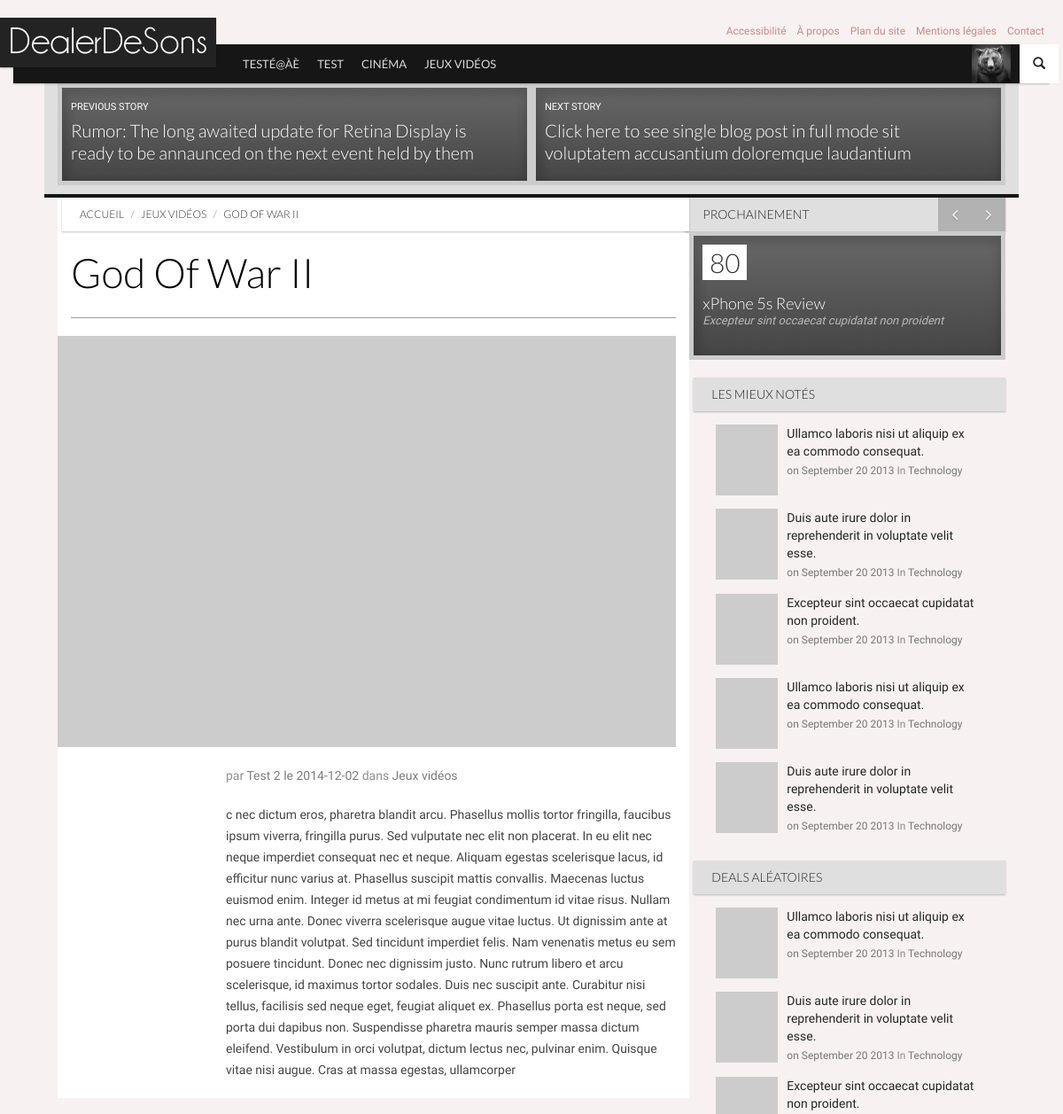
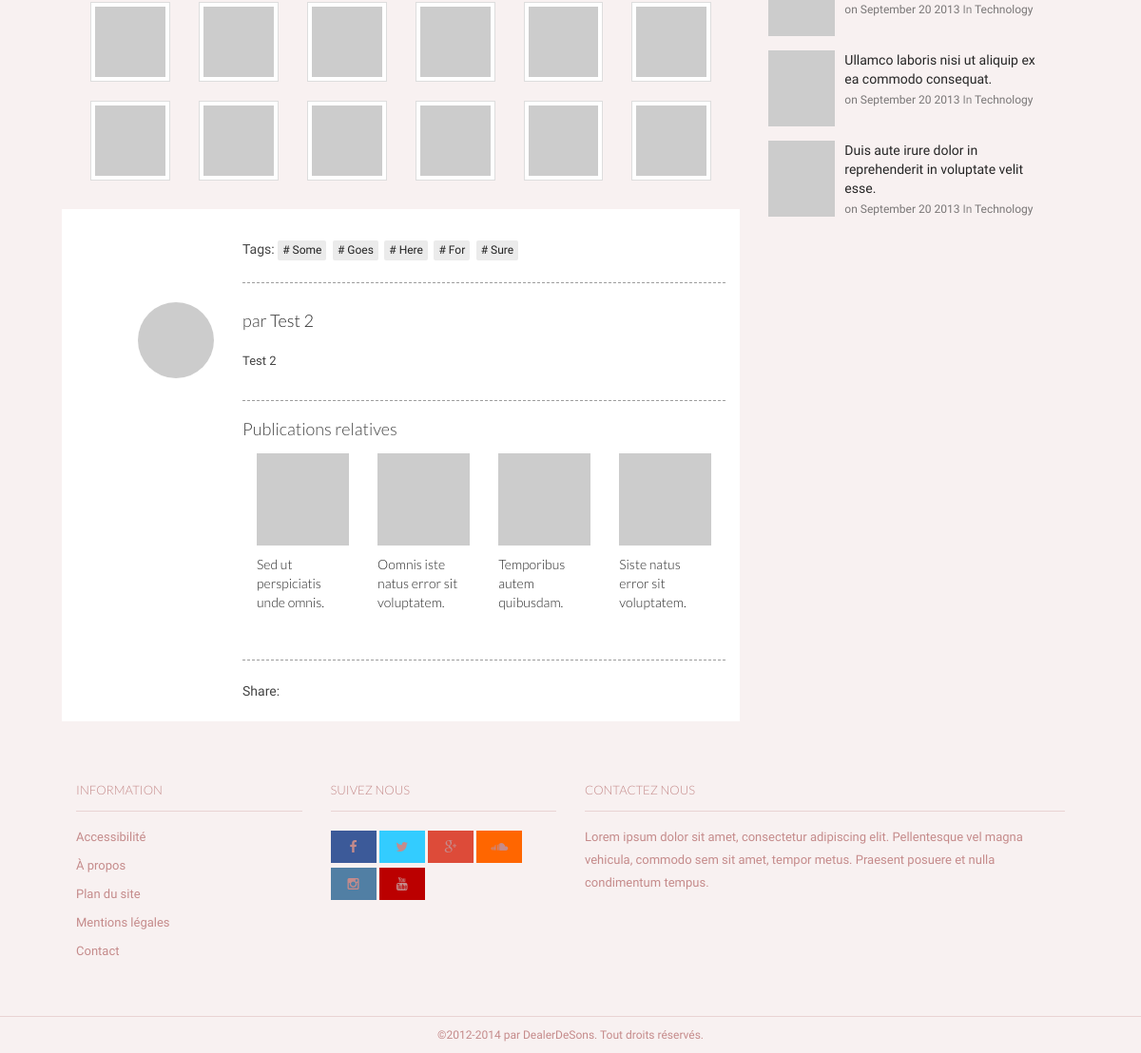
The page /index.php?page=articles&id=2 on the database its author committed (2 pictures, top to bottom).
### tables this page shows
CREATE TABLE `categories` (
`id_cat` int(11) NOT NULL,
  `nom_cat` text NOT NULL,
  `menu` bit(1) NOT NULL,
  `ordre` int(2) NOT NULL
);

CREATE TABLE `articles` (
`id_article` int(1) NOT NULL,
  `titre` text NOT NULL,
  `introduction` text NOT NULL,
  `contenu` text NOT NULL,
  `statut` tinyint(1) DEFAULT NULL,
  `en_avant` tinyint(1) NOT NULL,
  `date` date NOT NULL,
  `note` int(11) NOT NULL,
  `nbr_notes` int(11) NOT NULL,
  `id_user` int(11) NOT NULL
);

CREATE TABLE `utilisateurs` (
`id_user` int(11) unsigned NOT NULL,
  `nom_user` varchar(32) NOT NULL,
  `password` char(40) NOT NULL,
  `email` varchar(128) NOT NULL,
  `hash_validation` char(32) NOT NULL,
  `date_inscription` datetime NOT NULL,
  `avatar` varchar(128) NOT NULL DEFAULT '',
  `bio` text NOT NULL,
  `facebook` varchar(255) NOT NULL,
  `twitter` varchar(255) NOT NULL,
  `instagram` varchar(255) NOT NULL,
  `vimeo` varchar(255) NOT NULL,
  `tumblr` varchar(255) NOT NULL,
  `linkedin` varchar(255) NOT NULL,
  `soundcloud` varchar(255) NOT NULL,
  `youtube` varchar(255) NOT NULL
);

### inc/modeles/articles.php (called while the page is built, shortened)
<?php
function liste_categories($menu='', $by=''){
	global $myConnexion;
	$categories = array();
	$req_menu = '';
	$order_by = '';
	$limit = '';
	switch ($menu)
	{
	case 'menu':
        $req_menu = 'WHERE menu = 1';
    break;
	}
	switch ($by)
	{
    case 'decroissant':
        $order_by = 'ORDER BY ordre DESC';
    break;
	}
	$ajoutRequete = $req_menu.' '.$order_by.' '.$limit.'';
	$myRequete = 'SELECT *
					FROM categories
					'.$ajoutRequete;
	$req = mysqli_query($myConnexion,$myRequete);
        while ($data = mysqli_fetch_assoc($req))
        {
                $categories[] = $data;
        }
        return $categories;
}
function display_article($id_article){
	global $myConnexion;
	$article = array();
	$myRequete = 'SELECT *
						FROM articles, articles_categories, categories, utilisateurs
						WHERE articles.id_user = utilisateurs.id_user
						AND articles_categories.id_article = articles.id_article
						AND  articles_categories.id_cat = categories.id_cat
						AND articles.id_article = '.$id_article.'';
	$req=mysqli_query($myConnexion,$myRequete);
        while ($data = mysqli_fetch_assoc($req))
        {
                $article[] = $data;
        }
        return $article;
}
?>

### inc/init.php (called while the page is built, shortened)
<?php
	include(dirname(__FILE__).'/modeles/articles.php');
	$categories_menu = liste_categories('menu', 'decroissant');
?>

### pages/vues/article.php (the view, shortened to what this page needs)
<?php
foreach($article as $data)
{
?>
		<div id="main" class="container">
			<div class="section section-no-margin-bottom row entries bg-primary">
				<article class="entry style-grid style-hero hero-nav type-post col-xs-6 col-sm-6">
					<a href="single.html">
						<header class="entry-header">
							<p class="small">Previous Story</p>
							<h3 class="entry-title">Rumor: The long awaited update for Retina Display is ready to be annaunced on the next event held by them</h3>
						</header>
						<figure class="entry-thumbnail">
							<div class="overlay overlay-primary"></div>
							<img src="../img/placeholder.gif" data-src="http://placehold.it/480x280" data-src-retina="http://placehold.it/720x420" width="480" height="280" alt="">
						</figure>
					</a>
				</article>
				<article class="entry style-grid style-hero hero-nav type-post col-xs-6 col-sm-6">
					<a href="single-full.html">
						<header class="entry-header">
							<p class="small">Next Story</p>
							<h3 class="entry-title">Click here to see single blog post in full mode sit voluptatem accusantium doloremque laudantium</h3>
						</header>
						<figure class="entry-thumbnail">
							<div class="overlay overlay-primary"></div>
							<img src="../img/placeholder.gif" data-src="http://placehold.it/480x280" data-src-retina="http://placehold.it/720x420" width="480" height="280" alt="">
						</figure>
					</a>
				</article>
			</div>
			<div id="content" class="content section row">
				<div class="col-md-8 bg-base col-lg-8 col-xl-9">
					<div class="ribbon ribbon-highlight">
						<ol class="breadcrumb ribbon-inner">
							<li><a href="index.php">Accueil</a></li>
							<li><a href="index.php?page=categoriess&id=<?php echo $data['id_cat']; ?>"><?php echo $data['nom_cat']; ?></a></li>
							<li class="active" title="<?php echo $data['titre']; ?>"><?php echo $data['titre']; ?></li>
						</ol>
					</div>
					<header class="page-header">
						<h2 class="page-title">
							<?php echo $data['titre']; ?>
						</h2>
					</header>
					<article class="entry style-single type-post">
						<figure class="entry-thumbnail">
							<img src="../img/placeholder.gif" data-src="http://placehold.it/680x452" data-src-retina="http://placehold.it/1024x680" width="680" height="452" alt="">
						</figure>
						<div class="entry-meta indented">
							<span class="author">par <a href="index.php?page=utilisateurs&id=<?php echo $data['id_user']; ?>"><?php echo $data['nom_user']; ?></a></span>
							<span class="entry-date"><a href="blog.html">le <time datetime="<?php echo $data['date']; ?>"><?php echo $data['date']; ?></time></a></span>
							<span class="category">dans <a href="index.php?page=categories&id=<?php echo $data['id_cat']; ?>"><?php echo $data['nom_cat']; ?></a></span>
						</div>
						<div class="entry-content indented">
							<p>
								<?php echo $data['contenu']; ?>
							</p>
							<div class="gallery bg-page flushed-left">
								<div class="row">
									<div class="col-xs-3 col-sm-2">
										<a href="http://placehold.it/460x460" title="Image 1" class="thumbnail" data-rel="prettyPhoto[gallery]">
											<img src="../img/placeholder.gif" data-src="http://placehold.it/80x80" data-src-retina="http://placehold.it/160x160" width="80" height="80" alt="">
										</a>
									</div>
									<div class="col-xs-3 col-sm-2">
										<a href="http://placehold.it/460x460" title="Image 2" class="thumbnail" data-rel="prettyPhoto[gallery]">
											<img src="../img/placeholder.gif" data-src="http://placehold.it/80x80" data-src-retina="http://placehold.it/160x160" width="80" height="80" alt="">
										</a>
									</div>
									<div class="col-xs-3 col-sm-2">
										<a href="http://placehold.it/460x460" title="Image 3" class="thumbnail" data-rel="prettyPhoto[gallery]">
											<img src="../img/placeholder.gif" data-src="http://placehold.it/80x80" data-src-retina="http://placehold.it/160x160" width="80" height="80" alt="">
										</a>
									</div>
									<div class="col-xs-3 col-sm-2">
										<a href="http://placehold.it/460x460" title="Image 4" class="thumbnail" data-rel="prettyPhoto[gallery]">
											<img src="../img/placeholder.gif" data-src="http://placehold.it/80x80" data-src-retina="http://placehold.it/160x160" width="80" height="80" alt="">
										</a>
									</div>
									<div class="col-xs-3 col-sm-2">
										<a href="http://placehold.it/460x460" title="Image 5" class="thumbnail" data-rel="prettyPhoto[gallery]">
											<img src="../img/placeholder.gif" data-src="http://placehold.it/80x80" data-src-retina="http://placehold.it/160x160" width="80" height="80" alt="">
										</a>
									</div>
									<div class="col-xs-3 col-sm-2">
										<a href="http://placehold.it/460x460" title="Image 6" class="thumbnail" data-rel="prettyPhoto[gallery]">
											<img src="../img/placeholder.gif" data-src="http://placehold.it/80x80" data-src-retina="http://placehold.it/160x160" width="80" height="80" alt="">
										</a>
									</div>
									<div class="col-xs-3 col-sm-2">
										<a href="http://placehold.it/460x460" title="Image 7" class="thumbnail" data-rel="prettyPhoto[gallery]">
											<img src="../img/placeholder.gif" data-src="http://placehold.it/80x80" data-src-retina="http://placehold.it/160x160" width="80" height="80" alt="">
										</a>
									</div>
									<div class="col-xs-3 col-sm-2">
										<a href="http://placehold.it/460x460" title="Image 8" class="thumbnail" data-rel="prettyPhoto[gallery]">
											<img src="../img/placeholder.gif" data-src="http://placehold.it/80x80" data-src-retina="http://placehold.it/160x160" width="80" height="80" alt="">
										</a>
									</div>
									<div class="col-xs-3 col-sm-2">
										<a href="http://placehold.it/460x460" title="Image 9" class="thumbnail" data-rel="prettyPhoto[gallery]">
											<img src="../img/placeholder.gif" data-src="http://placehold.it/80x80" data-src-retina="http://placehold.it/160x160" width="80" height="80" alt="">
										</a>
									</div>
									<div class="col-xs-3 col-sm-2">
										<a href="http://placehold.it/460x460" title="Image 10" class="thumbnail" data-rel="prettyPhoto[gallery]">
											<img src="../img/placeholder.gif" data-src="http://placehold.it/80x80" data-src-retina="http://placehold.it/160x160" width="80" height="80" alt="">
										</a>
									</div>
									<div class="col-xs-3 col-sm-2">
										<a href="http://placehold.it/460x460" title="Image 10" class="thumbnail" data-rel="prettyPhoto[gallery]">
											<img src="../img/placeholder.gif" data-src="http://placehold.it/80x80" data-src-retina="http://placehold.it/160x160" width="80" height="80" alt="">
										</a>
									</div>
									<div class="col-xs-3 col-sm-2">
										<a href="http://placehold.it/460x460" title="Image 2" class="thumbnail" data-rel="prettyPhoto[gallery]">
											<img src="../img/placeholder.gif" data-src="http://placehold.it/80x80" data-src-retina="http://placehold.it/160x160" width="80" height="80" alt="">
										</a>
									</div>
								</div>
							</div>
						</div>
					</article>
					<div class="after-entry indented">
						<aside class="widget post-tags">
							<i class="icon-tags"></i> Tags:
							<a href="#"> Some</a>
							<a href="#"> Goes</a>
							<a href="#"> Here</a>
							<a href="#"> For</a>
							<a href="#"> Sure</a>
						</aside>
						<hr>
						<aside class="widget widget-author media">
							<figure class="entry-author-avatar media-object avatar pull-left">
								<img src="../img/placeholder.gif" data-src="http://placehold.it/230x230" data-src-retina="http://placehold.it/460x460" width="230" height="230" class="img-circle" alt="">
							</figure>
							<div class="media-body">
								<h4 class="entry-author-name">par <a href="index.php?page=utilisateurs&id=<?php echo $data['id_user']; ?>"><?php echo $data['nom_user']; ?></a></h4>
								<p>
									<?php echo $data['nom_user']; ?>
								</p>
							</div>
						</aside>
						<hr>
						<aside class="widget">
							<h4 class="widget-title">Publications relatives</h4>
							<div class="entries row">
								<article class="entry type-post style-thumbnail col-xs-3 col-sm-3">
									<figure class="entry-thumbnail">
										<img src="../img/placeholder.gif" data-src="http://placehold.it/230x230" data-src-retina="http://placehold.it/460x460" width="230" height="230" alt="">
									</figure>
									<h3 class="entry-title"><a href="single.html">Sed ut perspiciatis unde omnis.</a> </h3>
								</article>
								<article class="entry type-post style-thumbnail col-xs-3 col-sm-3">
									<figure class="entry-thumbnail">
										<img src="../img/placeholder.gif" data-src="http://placehold.it/230x230" data-src-retina="http://placehold.it/460x460" width="230" height="230" alt="">
									</figure>
									<h3 class="entry-title"><a href="single.html">Oomnis iste natus error sit voluptatem.</a> </h3>
								</article>
								<article class="entry type-post style-thumbnail col-xs-3 col-sm-3">
									<figure class="entry-thumbnail">
										<img src="../img/placeholder.gif" data-src="http://placehold.it/230x230" data-src-retina="http://placehold.it/460x460" width="230" height="230" alt="">
									</figure>
									<h3 class="entry-title"><a href="single.html">Temporibus autem quibusdam.</a> </h3>
								</article>
								<article class="entry type-post style-thumbnail col-xs-3 col-sm-3">
									<figure class="entry-thumbnail">
										<img src="../img/placeholder.gif" data-src="http://placehold.it/230x230" data-src-retina="http://placehold.it/460x460" width="230" height="230" alt="">
									</figure>
									<h3 class="entry-title"><a href="single.html">Siste natus error sit voluptatem.</a> </h3>
								</article>
							</div>
						</aside>
						<hr>
						<aside class="widget">
							Share:
						</aside>
					</div>
				</div>
<?php
}
?>
<?php
include('sidebar.php');
?>
			</div>

### pages/vues/header.php (shortened to what this page needs)
<!DOCTYPE html>
 <html class="no-js">
	<head>
		<link rel="stylesheet" href="vendor/bootstrap/css/bootstrap.min.css">
		<link rel="stylesheet" href="vendor/font-awesome/css/font-awesome.min.css">
		<link rel="stylesheet" href="vendor/prettyPhoto/css/prettyPhoto.css">
		<link rel="stylesheet" href="css/base.css">
		<link rel="stylesheet" href="css/components.css">
		<link rel="stylesheet" href="css/style.css">
		<link rel="stylesheet" href="css/modifs.css">
	</head>
	<body>
		<nav id="header" class="header-navbar" role="navigation">
			<div class="header-navbar-inner container">
				<div id="brand" class="navbar-brand">
					<a href="index.php" rel="bookmark">
						<img src="img/light-logo.png" data-src="img/light-logo.png" data-src-retina="img/logo-retina.png" width="244" height="56" alt="">
					</a>
				</div>
				<ul class="nav nav-pages hidden-xs">
					<li><a href="#">Accessibilité</a></li>
					<li><a href="#">À propos</a></li>
					<li><a href="#">Plan du site</a></li>
					<li><a href="#">Mentions légales</a></li>
					<li><a href="#">Contact</a></li>
				</ul>
				<ul class="nav nav-icons">
					<li>
						<a href="#" class="btn-icon" data-toggle=".header-navbar-inner" data-toggle-class="search-toggled-in">
							<span class="search-toggled-out-icon glyphicon glyphicon-search"></span>
						</a>
					</li>
				</ul>
				<ul class="nav navbar-nav">
					<li class="nav-all pull-right full-subnav-wrapper">
						<a href="#" data-toggle="li">
							<span class="img"><img src="img/Tests/avatar.jpg" alt="Avatar"></span>
						</a>
					</li>
<?php
foreach($categories_menu as $data)
{
?>
					<li class="visible-md visible-lg"><a href="index.php?page=categories&id=<?php echo $data['id_cat']; ?>"><?php echo $data['nom_cat']; ?></a></li>
<?php
}
?>
				</ul>
			</div>
		</nav>

### rows shown on the page
categories: nom_cat "TESTÉ@ÀÈ"
categories: nom_cat "TEST"
categories: nom_cat "CINÉMA"
categories: nom_cat "JEUX VIDÉOS"
articles: categories.nom_cat "JEUX VIDÉOS", titre "GOD OF WAR II", titre "God Of War II", id_user.nom_user "Test 2", date "2014-12-02", categories.nom_cat "Jeux vidéos", contenu "c nec dictum eros, pharetra blandit arcu. Phasellus mollis tortor fringilla, faucibus ipsum viverra, fringilla purus. Sed vulputate nec elit non placerat. In eu elit nec neque imperdiet consequat nec et neque. Aliquam egestas scelerisque lacus, id efficitur nunc varius at. Phasellus suscipit mattis convallis. Maecenas luctus euismod enim. Integer id metus at mi feugiat condimentum id vitae risus. Nullam nec urna ante. Donec viverra scelerisque augue vitae luctus. Ut dignissim ante at purus blandit volutpat. Sed tincidunt imperdiet felis. Nam venenatis metus eu sem posuere tincidunt. Donec nec dignissim justo. Nunc rutrum libero et arcu scelerisque, id maximus tortor sodales. Duis nec…"
